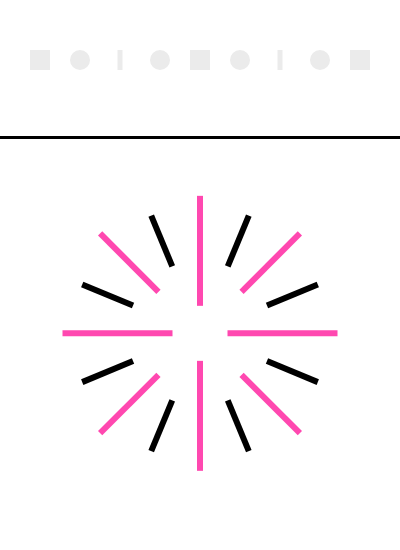
Frame 1 (no input)
Frame 60 (no input): identical to frame 1, image omitted
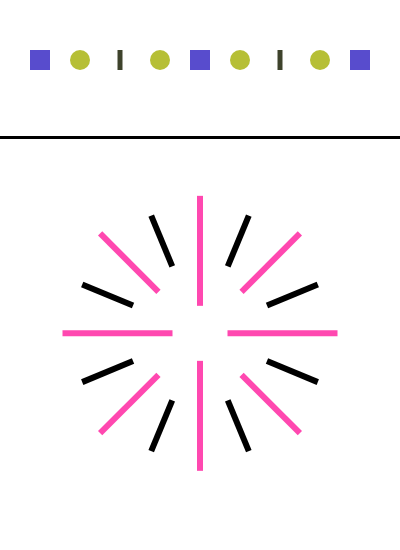
Frame 120 (the mouse pressed at the canvas centre since frame 60)

The p5.js sketch that drew these frames (run headless with seeded random() and noise() and a simulated clock; from frame 60 on, the mouse is pressed at the canvas centre):

// p5.js sketch
// ── sketch.js
function setup(){
  createCanvas(400, 550);
  angleMode(DEGREES);
  rectMode(CENTER);
  noStroke();
}

//Sets the default color of the linear pattern
colorR = 235;
colorB = 235;
colorG = 235;
ScolorR = 235;
ScolorB = 235;
ScolorG = 235;
RcolorR = 235;
RcolorB = 235;
RcolorG = 235;

function draw(){
  background(255);

  //Makes circles
  for (let i = 1;i < 5; i+= 1){
    fill(colorR,colorG,colorB);
    ellipse(0+i*80,60,20,20);
  }

  //Makes squares
  for (let i = 1;i < 4; i+= 1){
    fill(ScolorR,ScolorG,ScolorB);
    square(-120+i*160,60,20);
  }

  //Makes rectanglges
  for (let i = 1; i < 3; i += 1) {
    fill(RcolorR,RcolorG,RcolorB);
    rect(-40+i*160,60,5,20);
  }

  //seperating line
  stroke(0);
  strokeWeight(3);
  line(0,height/4,width,height/4);
  noStroke();

  //Makes radial pattern
  for (let i = 1;i < 5; i+= 1) {
    push();
    translate(width/2,height/1.65);
    rotate(i*270);
    fill(255,72,176);
    rect(0,height*0.15,width*0.015,height*0.2);
    pop();
  }

  for (let i = 1; i < 8; i += 2) {
    push();
    translate(width/2,height/1.65);
    rotate(i*135);
    fill(255,72,176);
    rect(0,100,width*0.015,height*0.15);
    pop();
  }

  for (let i = 1; i < 16; i+= 4){
    push();
    translate(width/2,height/1.65);
    rotate(i*67.5);
    fill(0);
    rect(0,100,width*0.015,height*0.1);
    pop();
  }

  for (let i = 1; i < 16; i+= 4){
    push();
    translate(width/2,height/1.65);
    rotate(i*-67.5);
    fill(0);
    rect(0,100,width*0.015,height*0.1);
    pop();
  }
}

//Changes the color of the linear pattern when the screen is pressed
function mousePressed(){
  colorR = random(255);
  colorB = random(255);
  colorG = random(255);
  ScolorR = random(255);
  ScolorB = random(255);
  ScolorG = random(255);
  RcolorR = random(255);
  RcolorB = random(255);
  RcolorG = random(255);
}
// ── style.css
html, body {
  margin: auto;
  padding: 0;
}

canvas {
  padding: 0;
    margin: auto;
    display: block;
    position: absolute;
    top: 0;
    bottom: 0;
    left: 0;
    right: 0;
}


h1{
  text-align: center;
  font-family: "Kanit", sans-serif;
  font-weight: 800;
  font-style: normal;
  color: white;
}


#tidbit{
  transform: translateY(590px);
  color: white;
}

p{
  text-align: center;
  font-family: "Kanit", sans-serif;
  font-weight: 300;
  font-style: normal;
  font-size: larger;
  color:white;
}

.container{
   text-align: center;
  font-family: "Kanit", sans-serif;
  font-weight: 300;
  font-style: normal;
  font-size: larger;
  text-align: center;
  transform: translateY(690px);
}

body{
  background-color: #858585;
}
